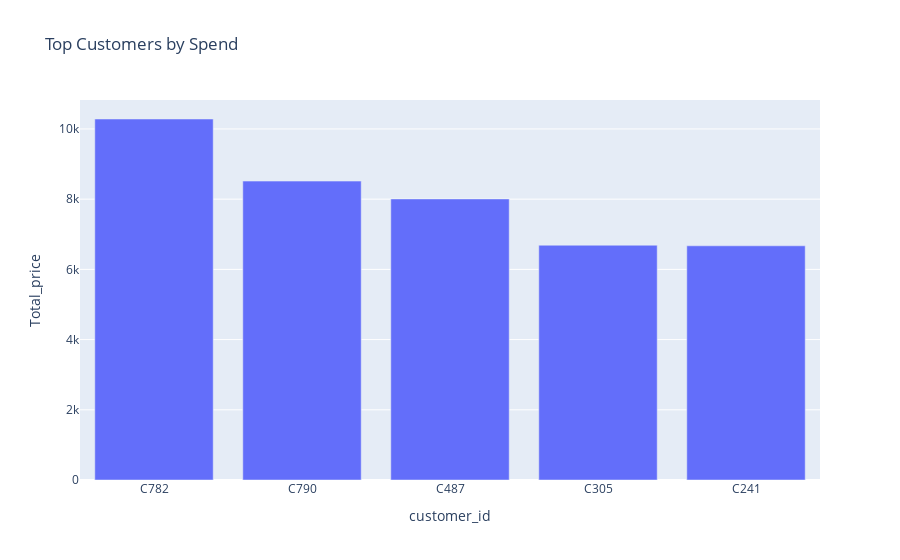

Notebook cell for this chart:
### Code cell
fige = px.bar(top_customers, x='customer_id', y='Total_price',title='Top Customers by Spend')
fige.show()

### Figure 1 — Plotly figure (JSON) as saved in the notebook; plotly's stock layout.template omitted (floating-point values rounded to 4 significant figures)
{"data": [{"alignmentgroup": "True", "hovertemplate": "customer_id=%{x}<br>Total_price=%{y}<extra></extra>", "legendgroup": "", "marker": {"color": "#636efa", "pattern": {"shape": ""}}, "name": "", "offsetgroup": "", "orientation": "v", "showlegend": false, "textposition": "auto", "type": "bar", "x": ["C782", "C790", "C487", "C305", "C241"], "xaxis": "x", "y": [10280.0, 8515.0, 8006.0, 6688.0, 6671.0], "yaxis": "y"}], "layout": {"barmode": "relative", "legend": {"tracegroupgap": 0}, "title": {"text": "Top Customers by Spend"}, "xaxis": {"anchor": "y", "domain": [0, 1], "title": {"text": "customer_id"}}, "yaxis": {"anchor": "x", "domain": [0, 1], "title": {"text": "Total_price"}}}}
